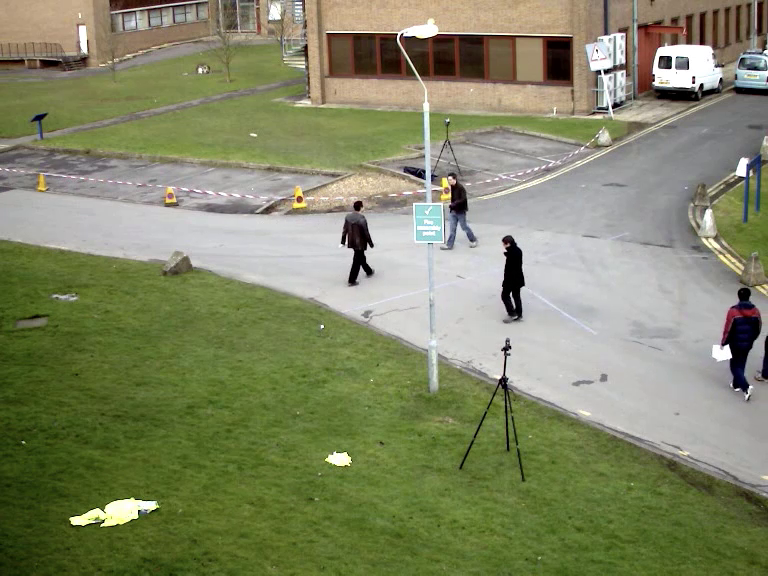
#> input picture frame 46 of walking.mp4, 768 x 576 px
$ python pedestrian.py
#> lines starting #> are read from the running program, lines starting #| are printed output that depends on the picture; after the words box and inside, x2 and y2 are one past the last pixel; in counts of white or black regions, pixels touching at a corner belong together
import cv2

# Create video capturing object
cap = cv2.VideoCapture('walking.mp4')

# Load body classifier
body_classifier = cv2.CascadeClassifier('haarcascade_fullbody.xml')

# Loop once video is successfully loaded
while True:
    ret, frame = cap.read()
#> frame is the input picture: shape (576, 768, 3); mean B, G, R 102.1, 134.9, 130.2
    if not ret:
        break

    # Grayscale image for faster processing
    gray = cv2.cvtColor(frame, cv2.COLOR_BGR2GRAY)
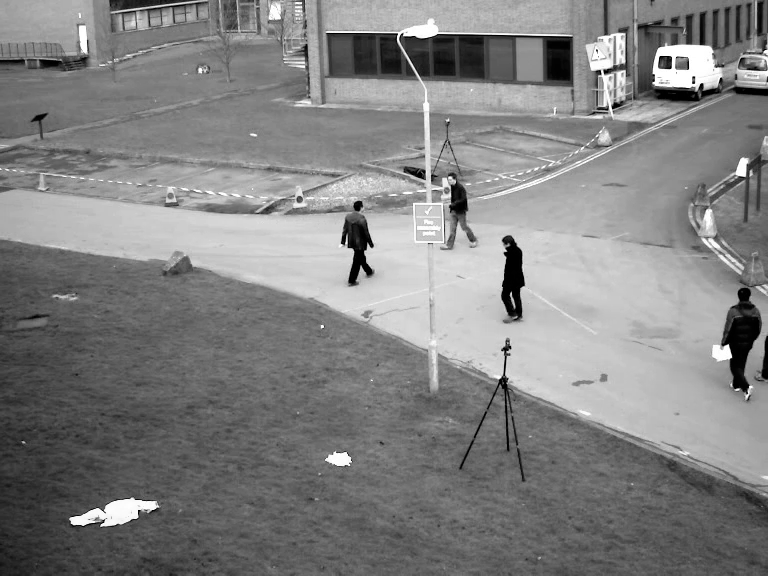
#> gray: shape (576, 768); min 0, max 255, mean 129.7

    # Pass frame to body classifier
    bodies = body_classifier.detectMultiScale(gray, 1.2, 3)
#> bodies = [[480, 211, 62, 124], [709, 290, 54, 108]]

    # Extract bounding boxes for any bodies identified
    for (x, y, w, h) in bodies:
        cv2.rectangle(frame, (x, y), (x + w, y + h), (0, 255, 255), 2)
#> this loop made 2 passes
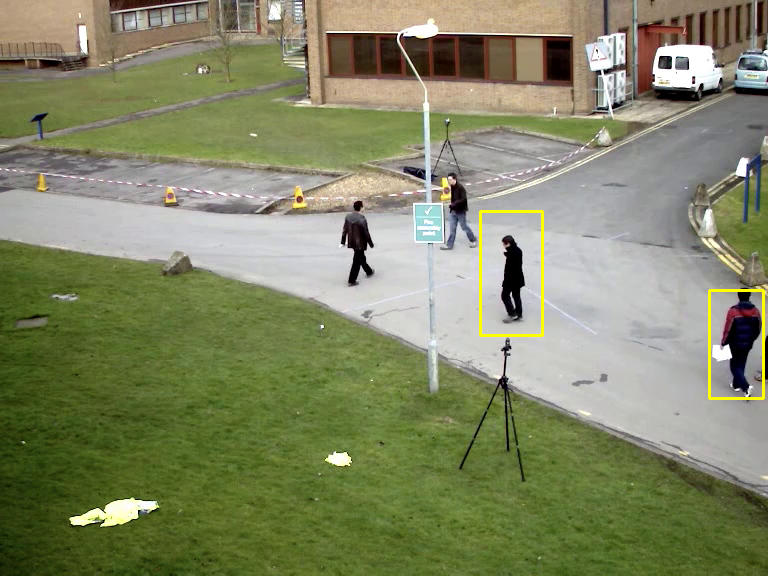
#> frame: shape (576, 768, 3); 0.47% of pixels changed, all inside (x1, y1, x2, y2) = (479, 210, 765, 400)

    cv2.imshow("Pedestrian Detector", frame)
    if cv2.waitKey(1) & 0xFF == ord('q'):
#> (key q is pressed here)
        break

cap.release()
cv2.destroyAllWindows()

$ run again, starting later in the video
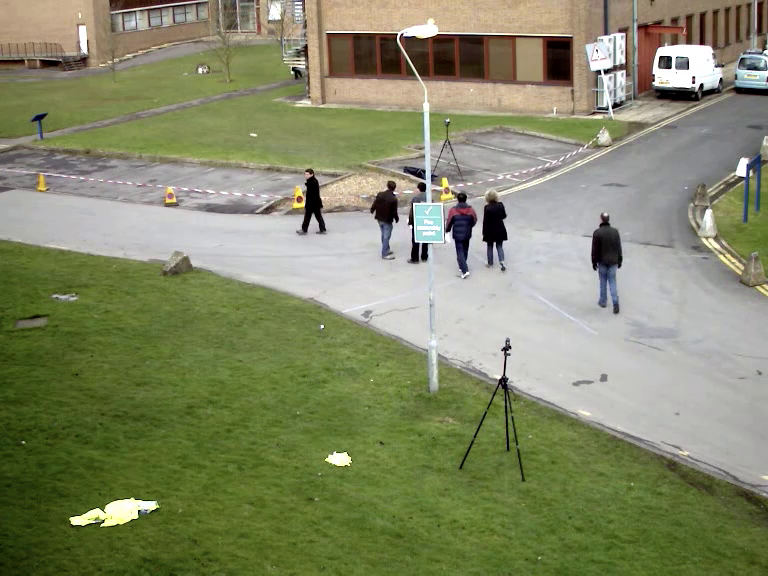
#> input picture frame 207 of walking.mp4, 768 x 576 px
#> frame is the input picture: shape (576, 768, 3); mean B, G, R 103.6, 136.4, 131.6
#> `gray = cv2.cvtColor(frame, cv2.COLOR_BGR2GRAY)`:
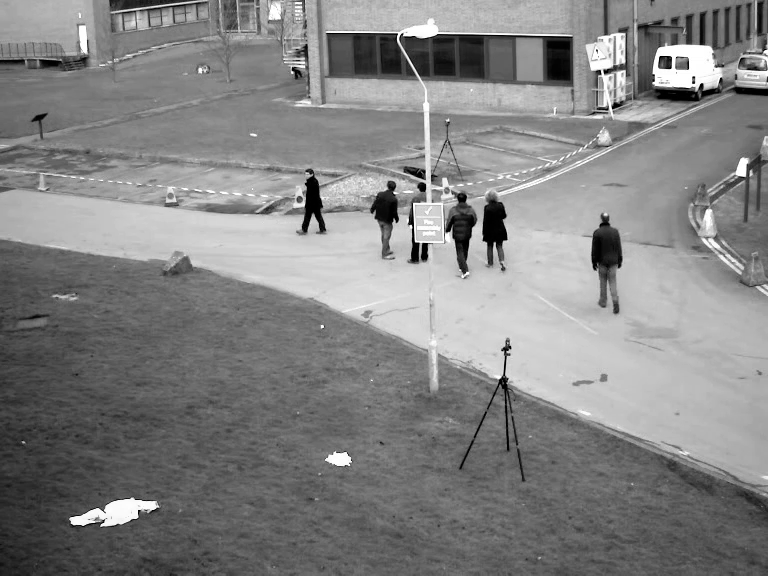
#> gray: shape (576, 768); min 0, max 255, mean 131.2
#> bodies = [[363, 172, 44, 89], [470, 185, 43, 87], [438, 188, 46, 91], [577, 200, 57, 113]]
#> the loop `for (x, y, w, h) in bodies:` made 4 passes
#> after the loop `for (x, y, w, h) in bodies:`:
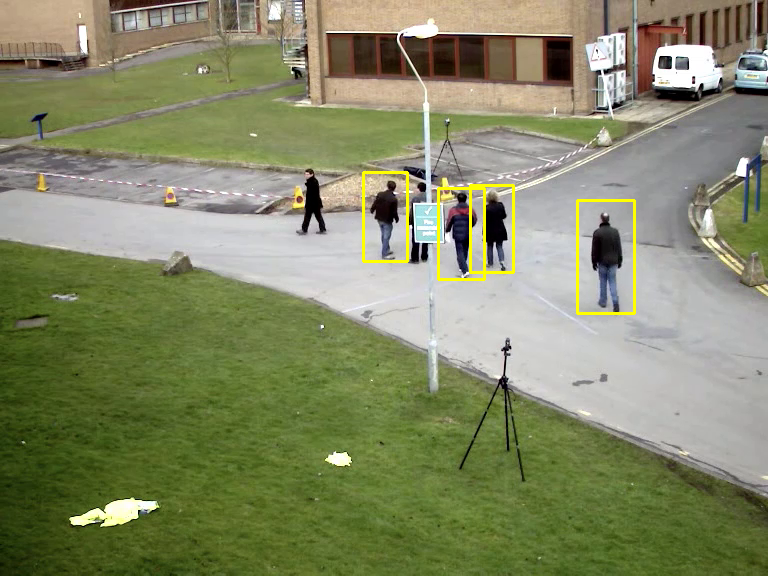
#> frame: shape (576, 768, 3); 0.77% of pixels changed, all inside (x1, y1, x2, y2) = (362, 171, 636, 315)

$ run again, starting later in the video
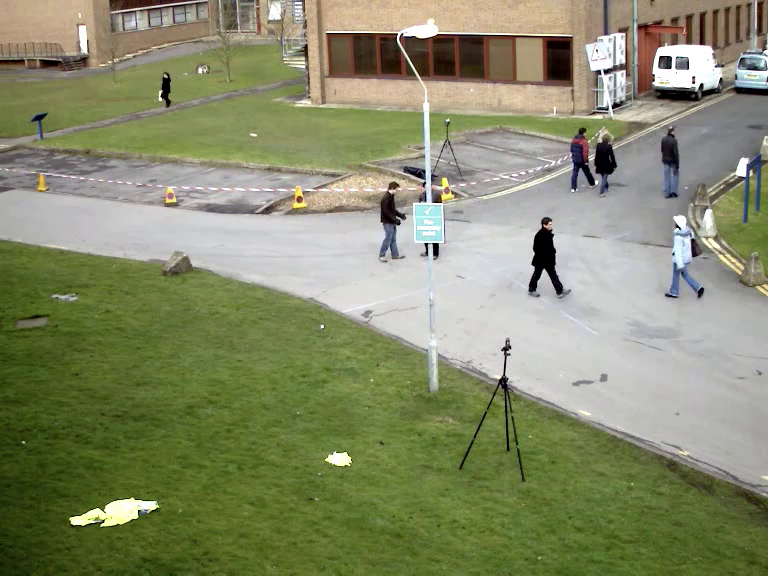
#> input picture frame 368 of walking.mp4, 768 x 576 px
#> frame is the input picture: shape (576, 768, 3); mean B, G, R 106.5, 139.2, 134.3
#> `gray = cv2.cvtColor(frame, cv2.COLOR_BGR2GRAY)`:
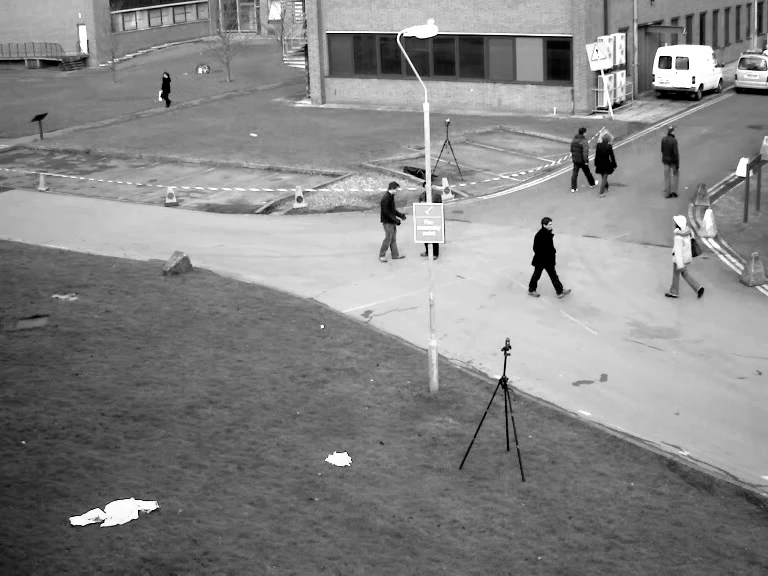
#> gray: shape (576, 768); min 0, max 255, mean 134
#> bodies = [[587, 135, 33, 65], [364, 169, 48, 95]]
#> the loop `for (x, y, w, h) in bodies:` made 2 passes
#> after the loop `for (x, y, w, h) in bodies:`:
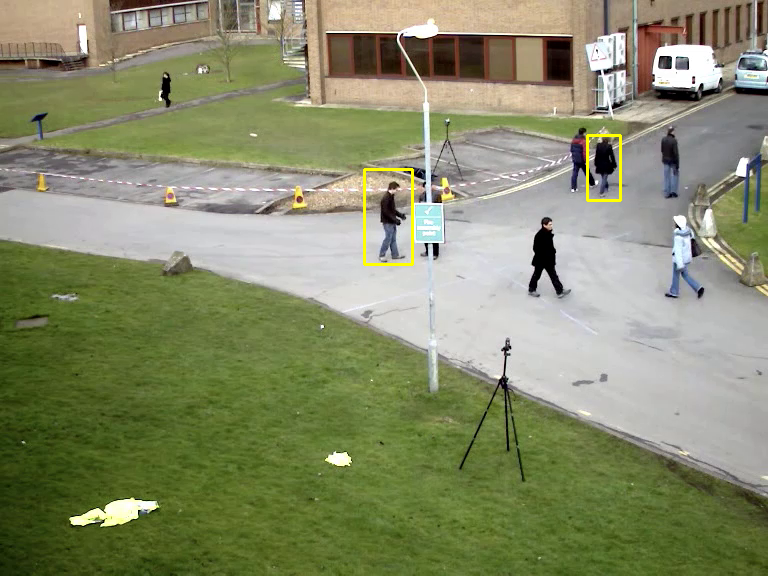
#> frame: shape (576, 768, 3); 0.33% of pixels changed, all inside (x1, y1, x2, y2) = (363, 134, 622, 266)
